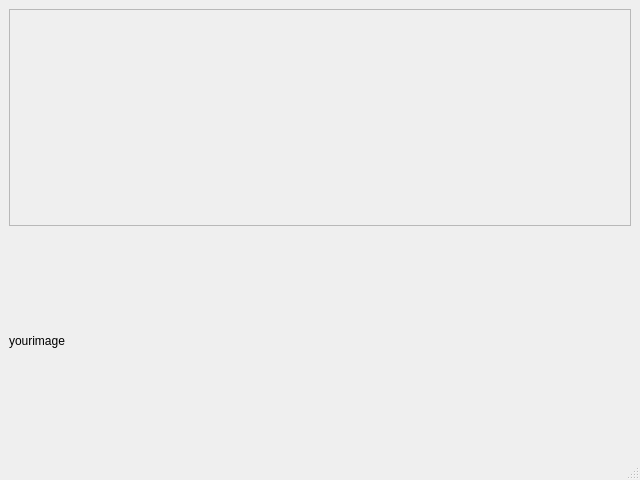
<?xml version="1.0" encoding="UTF-8"?>
<ui version="4.0">
 <class>MainWindow</class>
 <widget class="QMainWindow" name="MainWindow">
  <property name="geometry">
   <rect>
    <x>0</x>
    <y>0</y>
    <width>640</width>
    <height>480</height>
   </rect>
  </property>
  <property name="windowTitle">
   <string>MainWindow</string>
  </property>
  <widget class="QWidget" name="centralwidget">
   <layout class="QGridLayout" name="gridLayout">
    <item row="0" column="0">
     <widget class="QFrame" name="imageframe">
      <property name="frameShape">
       <enum>QFrame::StyledPanel</enum>
      </property>
      <property name="frameShadow">
       <enum>QFrame::Raised</enum>
      </property>
     </widget>
    </item>
    <item row="1" column="0">
     <widget class="QLabel" name="label">
      <property name="text">
       <string>yourimage</string>
      </property>
     </widget>
    </item>
   </layout>
  </widget>
  <widget class="QMenuBar" name="menubar">
   <property name="geometry">
    <rect>
     <x>0</x>
     <y>0</y>
     <width>640</width>
     <height>22</height>
    </rect>
   </property>
  </widget>
  <widget class="QStatusBar" name="statusbar"/>
 </widget>
 <resources/>
 <connections/>
</ui>
